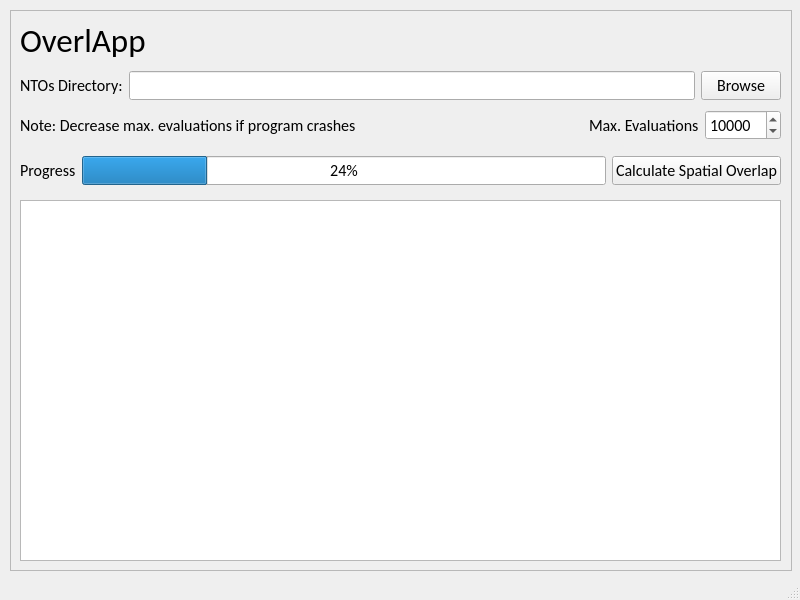
<?xml version="1.0" encoding="UTF-8"?>
<ui version="4.0">
 <class>MainWindow</class>
 <widget class="QMainWindow" name="MainWindow">
  <property name="geometry">
   <rect>
    <x>0</x>
    <y>0</y>
    <width>800</width>
    <height>600</height>
   </rect>
  </property>
  <property name="sizePolicy">
   <sizepolicy hsizetype="Fixed" vsizetype="Fixed">
    <horstretch>0</horstretch>
    <verstretch>0</verstretch>
   </sizepolicy>
  </property>
  <property name="minimumSize">
   <size>
    <width>800</width>
    <height>600</height>
   </size>
  </property>
  <property name="maximumSize">
   <size>
    <width>800</width>
    <height>600</height>
   </size>
  </property>
  <property name="font">
   <font>
    <family>Calibri</family>
    <pointsize>12</pointsize>
    <weight>50</weight>
    <bold>false</bold>
   </font>
  </property>
  <property name="windowTitle">
   <string>MainWindow</string>
  </property>
  <property name="tabShape">
   <enum>QTabWidget::Rounded</enum>
  </property>
  <widget class="QWidget" name="centralwidget">
   <widget class="QFrame" name="frame">
    <property name="geometry">
     <rect>
      <x>10</x>
      <y>10</y>
      <width>782</width>
      <height>561</height>
     </rect>
    </property>
    <property name="sizePolicy">
     <sizepolicy hsizetype="Expanding" vsizetype="Preferred">
      <horstretch>0</horstretch>
      <verstretch>0</verstretch>
     </sizepolicy>
    </property>
    <property name="minimumSize">
     <size>
      <width>200</width>
      <height>200</height>
     </size>
    </property>
    <property name="frameShape">
     <enum>QFrame::StyledPanel</enum>
    </property>
    <property name="frameShadow">
     <enum>QFrame::Raised</enum>
    </property>
    <widget class="QWidget" name="horizontalLayoutWidget">
     <property name="geometry">
      <rect>
       <x>10</x>
       <y>60</y>
       <width>761</width>
       <height>31</height>
      </rect>
     </property>
     <layout class="QHBoxLayout" name="horizontalLayout">
      <item>
       <widget class="QLabel" name="label_2">
        <property name="font">
         <font>
          <family>Calibri</family>
          <pointsize>12</pointsize>
          <weight>50</weight>
          <bold>false</bold>
         </font>
        </property>
        <property name="text">
         <string>NTOs Directory:</string>
        </property>
       </widget>
      </item>
      <item>
       <widget class="QLineEdit" name="lineEdit">
        <property name="sizePolicy">
         <sizepolicy hsizetype="Expanding" vsizetype="Maximum">
          <horstretch>0</horstretch>
          <verstretch>0</verstretch>
         </sizepolicy>
        </property>
       </widget>
      </item>
      <item>
       <widget class="QPushButton" name="pushButton">
        <property name="font">
         <font>
          <family>Calibri</family>
          <pointsize>12</pointsize>
          <weight>50</weight>
          <bold>false</bold>
         </font>
        </property>
        <property name="text">
         <string>Browse</string>
        </property>
       </widget>
      </item>
     </layout>
    </widget>
    <widget class="QWidget" name="verticalLayoutWidget">
     <property name="geometry">
      <rect>
       <x>10</x>
       <y>10</y>
       <width>761</width>
       <height>41</height>
      </rect>
     </property>
     <layout class="QVBoxLayout" name="verticalLayout">
      <property name="sizeConstraint">
       <enum>QLayout::SetMinimumSize</enum>
      </property>
      <item>
       <widget class="QLabel" name="label">
        <property name="sizePolicy">
         <sizepolicy hsizetype="Preferred" vsizetype="Fixed">
          <horstretch>0</horstretch>
          <verstretch>0</verstretch>
         </sizepolicy>
        </property>
        <property name="maximumSize">
         <size>
          <width>16777215</width>
          <height>50</height>
         </size>
        </property>
        <property name="font">
         <font>
          <family>Calibri</family>
          <pointsize>25</pointsize>
          <weight>50</weight>
          <bold>false</bold>
         </font>
        </property>
        <property name="text">
         <string>OverlApp</string>
        </property>
       </widget>
      </item>
     </layout>
    </widget>
    <widget class="QWidget" name="horizontalLayoutWidget_2">
     <property name="geometry">
      <rect>
       <x>10</x>
       <y>140</y>
       <width>761</width>
       <height>41</height>
      </rect>
     </property>
     <layout class="QHBoxLayout" name="horizontalLayout_2">
      <item>
       <widget class="QLabel" name="label_3">
        <property name="font">
         <font>
          <family>Calibri</family>
          <pointsize>12</pointsize>
          <weight>50</weight>
          <bold>false</bold>
         </font>
        </property>
        <property name="text">
         <string>Progress</string>
        </property>
       </widget>
      </item>
      <item>
       <widget class="QProgressBar" name="progressBar">
        <property name="value">
         <number>24</number>
        </property>
       </widget>
      </item>
      <item>
       <widget class="QPushButton" name="pushButton_2">
        <property name="sizePolicy">
         <sizepolicy hsizetype="Fixed" vsizetype="Maximum">
          <horstretch>0</horstretch>
          <verstretch>0</verstretch>
         </sizepolicy>
        </property>
        <property name="font">
         <font>
          <family>Calibri</family>
          <pointsize>12</pointsize>
          <weight>50</weight>
          <bold>false</bold>
         </font>
        </property>
        <property name="layoutDirection">
         <enum>Qt::LeftToRight</enum>
        </property>
        <property name="text">
         <string>Calculate Spatial Overlap</string>
        </property>
       </widget>
      </item>
     </layout>
    </widget>
    <widget class="QWidget" name="horizontalLayoutWidget_3">
     <property name="geometry">
      <rect>
       <x>10</x>
       <y>100</y>
       <width>761</width>
       <height>31</height>
      </rect>
     </property>
     <layout class="QHBoxLayout" name="horizontalLayout_4">
      <item>
       <widget class="QLabel" name="label_5">
        <property name="text">
         <string>Note: Decrease max. evaluations if program crashes</string>
        </property>
       </widget>
      </item>
      <item>
       <spacer name="horizontalSpacer">
        <property name="orientation">
         <enum>Qt::Horizontal</enum>
        </property>
        <property name="sizeHint" stdset="0">
         <size>
          <width>10</width>
          <height>20</height>
         </size>
        </property>
       </spacer>
      </item>
      <item>
       <widget class="QLabel" name="label_4">
        <property name="text">
         <string>Max. Evaluations</string>
        </property>
       </widget>
      </item>
      <item>
       <widget class="QDoubleSpinBox" name="doubleSpinBox">
        <property name="decimals">
         <number>0</number>
        </property>
        <property name="minimum">
         <double>10.000000000000000</double>
        </property>
        <property name="maximum">
         <double>10000000.000000000000000</double>
        </property>
        <property name="value">
         <double>10000.000000000000000</double>
        </property>
       </widget>
      </item>
     </layout>
    </widget>
    <widget class="QWidget" name="verticalLayoutWidget_3">
     <property name="geometry">
      <rect>
       <x>10</x>
       <y>190</y>
       <width>761</width>
       <height>361</height>
      </rect>
     </property>
     <layout class="QVBoxLayout" name="verticalLayout_3">
      <item>
       <widget class="QTextBrowser" name="textBrowser"/>
      </item>
     </layout>
    </widget>
   </widget>
  </widget>
  <widget class="QMenuBar" name="menubar">
   <property name="geometry">
    <rect>
     <x>0</x>
     <y>0</y>
     <width>800</width>
     <height>25</height>
    </rect>
   </property>
  </widget>
  <widget class="QStatusBar" name="statusbar"/>
 </widget>
 <resources/>
 <connections>
  <connection>
   <sender>pushButton</sender>
   <signal>clicked(bool)</signal>
   <receiver>MainWindow</receiver>
   <slot>browseSlot()</slot>
   <hints>
    <hint type="sourcelabel">
     <x>726</x>
     <y>106</y>
    </hint>
    <hint type="destinationlabel">
     <x>798</x>
     <y>277</y>
    </hint>
   </hints>
  </connection>
  <connection>
   <sender>pushButton_2</sender>
   <signal>clicked()</signal>
   <receiver>MainWindow</receiver>
   <slot>calculateSlot()</slot>
   <hints>
    <hint type="sourcelabel">
     <x>750</x>
     <y>196</y>
    </hint>
    <hint type="destinationlabel">
     <x>802</x>
     <y>215</y>
    </hint>
   </hints>
  </connection>
  <connection>
   <sender>doubleSpinBox</sender>
   <signal>valueChanged(double)</signal>
   <receiver>MainWindow</receiver>
   <slot>setValueSlot()</slot>
   <hints>
    <hint type="sourcelabel">
     <x>756</x>
     <y>144</y>
    </hint>
    <hint type="destinationlabel">
     <x>799</x>
     <y>144</y>
    </hint>
   </hints>
  </connection>
  <connection>
   <sender>lineEdit</sender>
   <signal>returnPressed()</signal>
   <receiver>MainWindow</receiver>
   <slot>returnPressedSlot()</slot>
   <hints>
    <hint type="sourcelabel">
     <x>401</x>
     <y>113</y>
    </hint>
    <hint type="destinationlabel">
     <x>798</x>
     <y>65</y>
    </hint>
   </hints>
  </connection>
 </connections>
 <slots>
  <slot>browseSlot()</slot>
  <slot>calculateSlot()</slot>
  <slot>setValueSlot()</slot>
  <slot>returnPressedSlot()</slot>
 </slots>
</ui>
